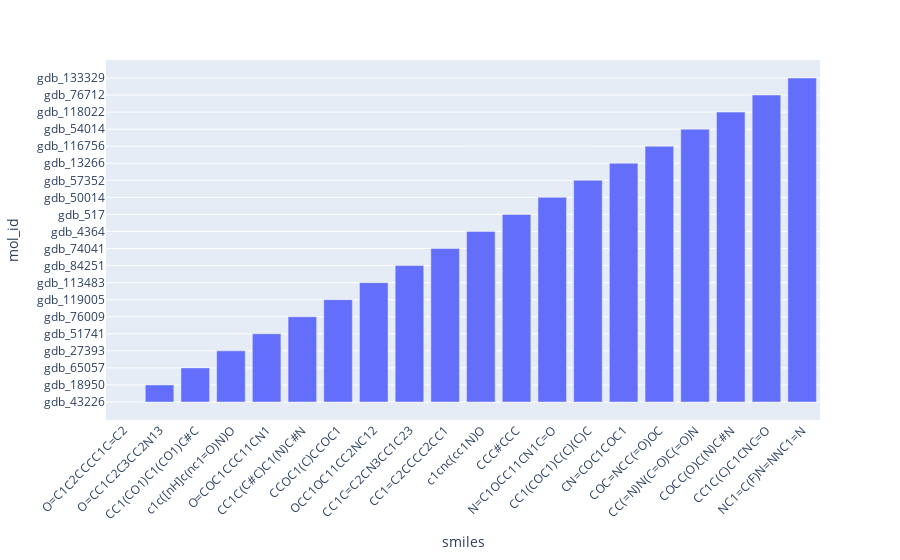
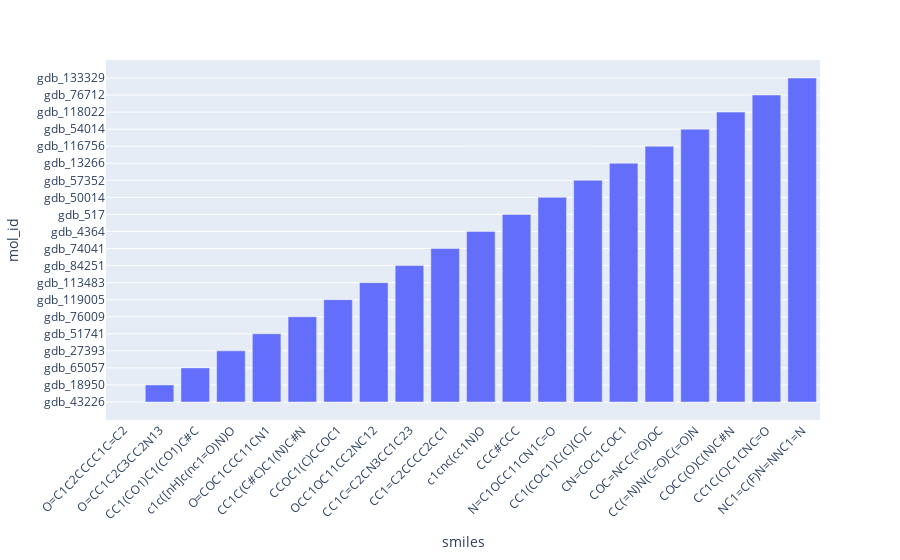

The cell these charts' notebook holds for them, in order:
### Code cell
import plotly.express as px
import plotly.io as pio
import plotly.graph_objs as go
from plotly.offline import iplot
#plotly.offline.init_notebook_mode(connected=True)
#plotly.offline.init_notebook_mode(connected=True)

# "alpha" - Isotropic polarizability (unit: Bohr^3)
# "gap" - Gap between HOMO and LUMO (unit: Hartree)
#"mol_id" - Molecule ID (gdb9 index) mapping to the .sdf file
#"A" - Rotational constant (unit: GHz)
#"B" - Rotational constant (unit: GHz)
#"C" - Rotational constant (unit: GHz)
#"mu" - Dipole moment (unit: D)
#"alpha" - Isotropic polarizability (unit: Bohr^3)
#"homo" - Highest occupied molecular orbital energy (unit: Hartree)
#"lumo" - Lowest unoccupied molecular orbital energy (unit: Hartree)
#"gap" - Gap between HOMO and LUMO (unit: Hartree)
#"r2" - Electronic spatial extent (unit: Bohr^2)
#"zpve" - Zero point vibrational energy (unit: Hartree)
#"u0" - Internal energy at 0K (unit: Hartree)
#"u298" - Internal energy at 298.15K (unit: Hartree)
#"h298" - Enthalpy at 298.15K (unit: Hartree)
#"g298" - Free energy at 298.15K (unit: Hartree)
#"cv" - Heat capavity at 298.15K (unit: cal/(mol*K))
#"u0_atom" - Atomization energy at 0K (unit: kcal/mol)
#"u298_atom" - Atomization energy at 298.15K (unit: kcal/mol)
#"h298_atom" - Atomization enthalpy at 298.15K (unit: kcal/mol)

fig = px.bar(dataset.head(20), x='smiles', y='mol_id')
fig.update_layout(barmode='group', xaxis_tickangle=-45)
fig.show()
data = fig
layout = go.Layout(title= "Gap between HOMO and LUMO vs. Dipole moment", hovermode= 'closest',
                   font = dict(family='Times New Roman',size=12),
                   xaxis= dict(title= '$Gap \: between \: HOMO \: and \: LUMO \: [Hartree]$',zeroline= False, gridwidth= 2),
                   yaxis= dict(title= '$Dipole \: moment \: [D]$',zeroline= False, gridwidth= 2),
                   height = 900,
                   width = 900,
     showlegend= True                
)
fig = go.Figure(data=data, layout=layout)
iplot(fig)
pio.write_image(fig, "./fig_smiles.png", scale=2, width=600, height=350)
#pio.write_image(fig, "gdrive/MyDrive/Colab Notebooks/data/fig_smiles.png", scale=2, width=600, height=350)

#fig.write_image("gdrive/MyDrive/Colab Notebooks/data/fig_smiles.png",dpi=600)
#ax=px.savefig('gdrive/MyDrive/Colab Notebooks/data/fig_smiles.png', dpi=600, facecolor='w', edgecolor='w',orientation='landscape', papertype='a4', format=None, transparent=False, bbox_inches=None, pad_inches=None, frameon=None, metadata=None)
from IPython.display import Image
img_bytes = fig.to_image(format="png", width=600, height=350, scale=1)
Image(img_bytes)

### Figure 1 — Plotly figure (JSON) as saved in the notebook; plotly's stock layout.template omitted (floating-point values rounded to 4 significant figures)
{"data": [{"alignmentgroup": "True", "hovertemplate": "smiles=%{x}<br>mol_id=%{y}<extra></extra>", "legendgroup": "", "marker": {"color": "#636efa"}, "name": "", "offsetgroup": "", "orientation": "v", "showlegend": false, "textposition": "auto", "type": "bar", "x": ["O=C1C2CCCC1C=C2", "O=CC1C2C3CC2N13", "CC1(CO1)C1(CO1)C#C", "c1c([nH]c(nc1=O)N)O", "O=COC1CCC11CN1", "CC1C(C#C)C1(N)C#N", "CCOC1(C)CCOC1", "OCC1OC11CC2NC12", "CC1C=C2CN3CC1C23", "CC1=C2CCCC2CC1", "c1cnc(cc1N)O", "CCC#CCC", "N=C1OCC11CN1C=O", "CC1(COC1)C(C)(C)C", "CN=COC1COC1", "COC=NCC(=O)OC", "CC(=N)N(C=O)C(=O)N", "COCC(O)C(N)C#N", "CC1C(C)C1CNC=O", "NC1=C(F)N=NNC1=N"], "xaxis": "x", "y": ["gdb_43226", "gdb_18950", "gdb_65057", "gdb_27393", "gdb_51741", "gdb_76009", "gdb_119005", "gdb_113483", "gdb_84251", "gdb_74041", "gdb_4364", "gdb_517", "gdb_50014", "gdb_57352", "gdb_13266", "gdb_116756", "gdb_54014", "gdb_118022", "gdb_76712", "gdb_133329"], "yaxis": "y"}], "layout": {"barmode": "group", "legend": {"tracegroupgap": 0}, "margin": {"t": 60}, "xaxis": {"anchor": "y", "domain": [0, 1], "tickangle": -45, "title": {"text": "smiles"}}, "yaxis": {"anchor": "x", "domain": [0, 1], "title": {"text": "mol_id"}}}}

### Figure 2 — Plotly figure (JSON) as saved in the notebook; plotly's stock layout.template omitted (floating-point values rounded to 4 significant figures)
{"data": [{"alignmentgroup": "True", "hovertemplate": "smiles=%{x}<br>mol_id=%{y}<extra></extra>", "legendgroup": "", "marker": {"color": "#636efa"}, "name": "", "offsetgroup": "", "orientation": "v", "showlegend": false, "textposition": "auto", "type": "bar", "x": ["O=C1C2CCCC1C=C2", "O=CC1C2C3CC2N13", "CC1(CO1)C1(CO1)C#C", "c1c([nH]c(nc1=O)N)O", "O=COC1CCC11CN1", "CC1C(C#C)C1(N)C#N", "CCOC1(C)CCOC1", "OCC1OC11CC2NC12", "CC1C=C2CN3CC1C23", "CC1=C2CCCC2CC1", "c1cnc(cc1N)O", "CCC#CCC", "N=C1OCC11CN1C=O", "CC1(COC1)C(C)(C)C", "CN=COC1COC1", "COC=NCC(=O)OC", "CC(=N)N(C=O)C(=O)N", "COCC(O)C(N)C#N", "CC1C(C)C1CNC=O", "NC1=C(F)N=NNC1=N"], "xaxis": "x", "y": ["gdb_43226", "gdb_18950", "gdb_65057", "gdb_27393", "gdb_51741", "gdb_76009", "gdb_119005", "gdb_113483", "gdb_84251", "gdb_74041", "gdb_4364", "gdb_517", "gdb_50014", "gdb_57352", "gdb_13266", "gdb_116756", "gdb_54014", "gdb_118022", "gdb_76712", "gdb_133329"], "yaxis": "y"}], "layout": {"barmode": "group", "legend": {"tracegroupgap": 0}, "margin": {"t": 60}, "xaxis": {"anchor": "y", "domain": [0, 1], "tickangle": -45, "title": {"text": "smiles"}}, "yaxis": {"anchor": "x", "domain": [0, 1], "title": {"text": "mol_id"}}}}
